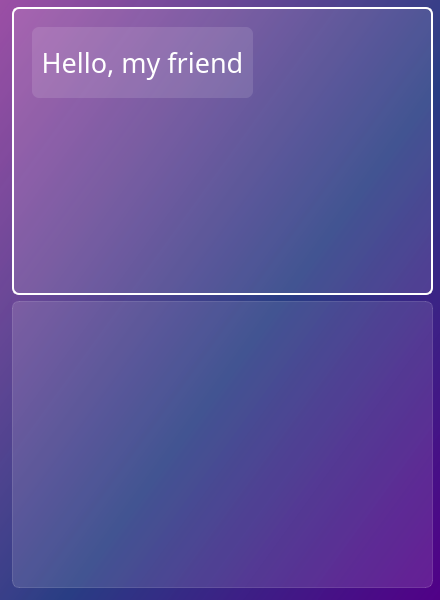
<?xml version="1.0" encoding="UTF-8"?>
<ui version="4.0">
 <class>Notepad</class>
 <widget class="QMainWindow" name="Notepad">
  <property name="geometry">
   <rect>
    <x>0</x>
    <y>0</y>
    <width>440</width>
    <height>600</height>
   </rect>
  </property>
  <property name="minimumSize">
   <size>
    <width>440</width>
    <height>600</height>
   </size>
  </property>
  <property name="maximumSize">
   <size>
    <width>440</width>
    <height>600</height>
   </size>
  </property>
  <property name="windowTitle">
   <string>NotePad</string>
  </property>
  <property name="windowIcon">
   <iconset resource="../res/resource.qrc">
    <normaloff>:/icons/C:/Users/Ryzen/PycharmProjects/notepad/notepad/icons/description_black_24dp.svg</normaloff>:/icons/C:/Users/Ryzen/PycharmProjects/notepad/notepad/icons/description_black_24dp.svg</iconset>
  </property>
  <property name="styleSheet">
   <string notr="true">background-color: qlineargradient(spread:pad, x1:1, y1:1, x2:0, y2:0, stop:0 rgba(81, 0, 135, 255),stop:0.427447 rgba(41, 61, 132, 235), stop:1 rgba(155, 79, 165, 255));
font-family: Rubik, sans-serif;</string>
  </property>
  <widget class="QWidget" name="centralwidget">
   <widget class="QWidget" name="layoutWidget">
    <property name="geometry">
     <rect>
      <x>12</x>
      <y>7</y>
      <width>421</width>
      <height>581</height>
     </rect>
    </property>
    <layout class="QVBoxLayout" name="verticalLayout">
     <item>
      <widget class="QFrame" name="body">
       <property name="styleSheet">
        <string notr="true">background-color: rgba(255, 255, 255, 30);
border: 2px solid rgb(255, 255, 255);
border-radius: 7px;
color: white;</string>
       </property>
       <property name="frameShape">
        <enum>QFrame::StyledPanel</enum>
       </property>
       <property name="frameShadow">
        <enum>QFrame::Raised</enum>
       </property>
       <widget class="QLabel" name="main_information">
        <property name="geometry">
         <rect>
          <x>20</x>
          <y>20</y>
          <width>221</width>
          <height>71</height>
         </rect>
        </property>
        <property name="styleSheet">
         <string notr="true">background-color: rgba(255, 255, 255, 30);
border: none;
font-size: 20pt;</string>
        </property>
        <property name="text">
         <string>Hello, my friend</string>
        </property>
        <property name="alignment">
         <set>Qt::AlignCenter</set>
        </property>
       </widget>
      </widget>
     </item>
     <item>
      <widget class="QFrame" name="tasks">
       <property name="styleSheet">
        <string notr="true">background-color: rgba(255, 255, 255, 30);
border: 1px solid rgba(255, 255, 255, 40);
border-radius: 7px;
color: white;</string>
       </property>
       <property name="frameShape">
        <enum>QFrame::StyledPanel</enum>
       </property>
       <property name="frameShadow">
        <enum>QFrame::Raised</enum>
       </property>
      </widget>
     </item>
    </layout>
   </widget>
  </widget>
 </widget>
 <resources>
  <include location="../res/resource.qrc"/>
 </resources>
 <connections/>
</ui>
